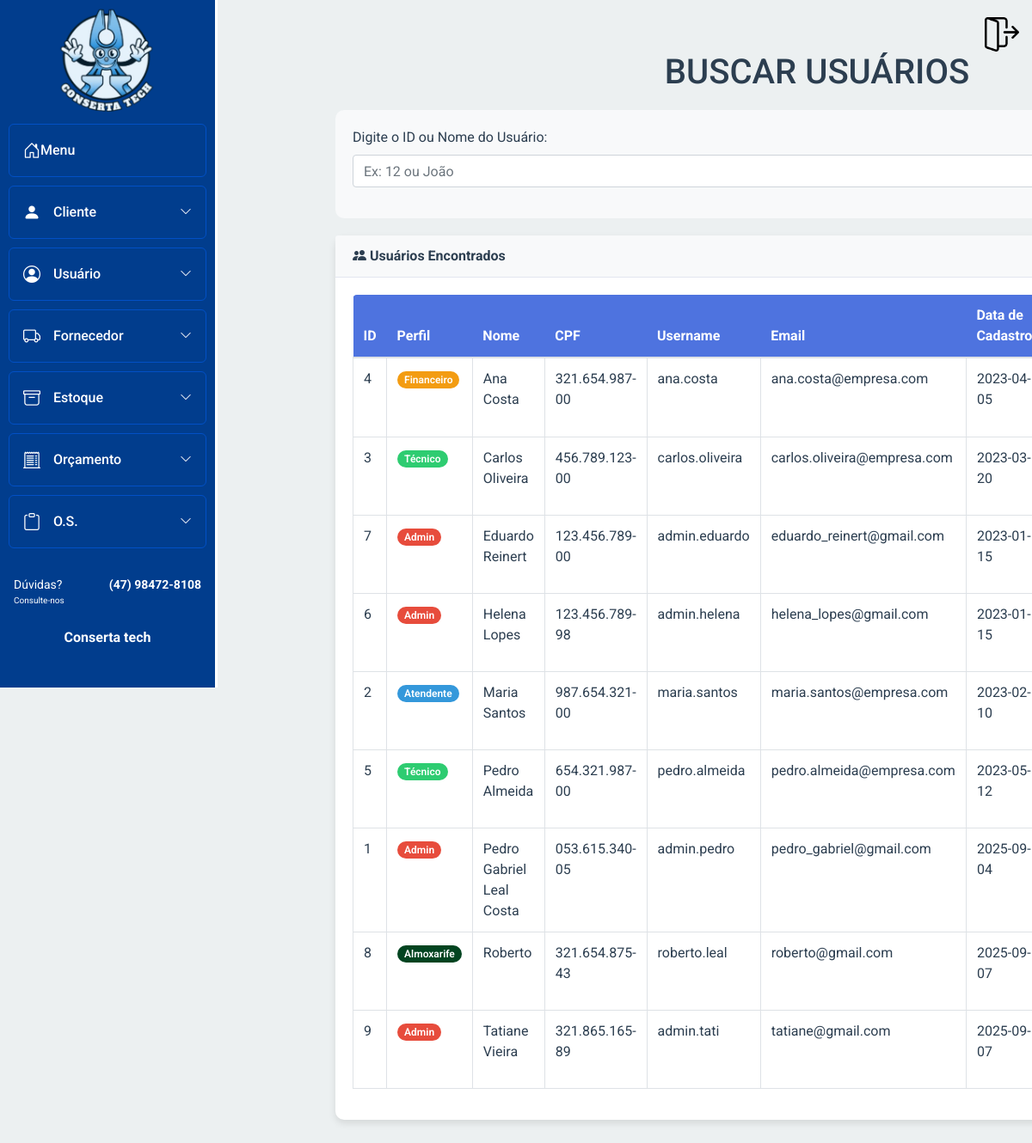
Page /sa_mod_bd/Usuario/buscar_usuario.php (signed in) on the committed database.
### tables this page shows
CREATE TABLE IF NOT EXISTS `usuario` (
  `id_usuario` int NOT NULL AUTO_INCREMENT,
  `id_perfil` int NOT NULL,
  `nome` varchar(50) NOT NULL,
  `cpf` varchar(15) DEFAULT NULL,
  `username` varchar(30) NOT NULL,
  `email` varchar(100) NOT NULL,
  `senha` varchar(255) NOT NULL,
  `data_cad` date DEFAULT NULL,
  `data_nasc` date DEFAULT NULL,
  `sexo` enum('M','F') DEFAULT NULL,
  `cep` varchar(10) DEFAULT NULL,
  `logradouro` varchar(80) DEFAULT NULL,
  `tipo` varchar(20) DEFAULT NULL,
  `complemento` varchar(15) DEFAULT NULL,
  `numero` int DEFAULT NULL,
  `cidade` varchar(30) DEFAULT NULL,
  `uf` varchar(2) DEFAULT NULL,
  `bairro` varchar(20) DEFAULT NULL,
  `telefone` varchar(18) DEFAULT NULL,
  `inativo` tinyint DEFAULT '0',
  `senha_temporaria` tinyint DEFAULT '0',
  PRIMARY KEY (`id_usuario`),
  UNIQUE KEY `username` (`username`),
  UNIQUE KEY `email` (`email`),
  UNIQUE KEY `cpf` (`cpf`),
  KEY `fk_usuario_perfil` (`id_perfil`)
);

### sa_mod_bd/Usuario/buscar_usuario.php (the view, shortened to what this page needs)
<?php
require_once '../Conexao/conexao.php';
if ($_SERVER["REQUEST_METHOD"] == "POST" && !empty($_POST['busca_usuario'])) {
    $busca = trim($_POST['busca_usuario']);
    if (is_numeric($busca)) {
        $sql = "SELECT * FROM usuario WHERE id_usuario = :busca ORDER BY nome ASC";
        $stmt = $pdo->prepare($sql);
        $stmt->bindParam(':busca', $busca, PDO::PARAM_INT);
    } else {
        $sql = "SELECT * FROM usuario WHERE nome LIKE :busca_nome ORDER BY nome ASC";
        $stmt = $pdo->prepare($sql);
        $stmt->bindValue(':busca_nome', "$busca%", PDO::PARAM_STR);
    }
} else {
    $sql = "SELECT * FROM usuario ORDER BY nome ASC";
    $stmt = $pdo->prepare($sql);
}
$stmt->execute();
$usuarios = $stmt->fetchAll(PDO::FETCH_ASSOC);
?>
<!DOCTYPE html>
<html lang="pt-br">
<head>
    <link rel="stylesheet" href="../bootstrap/css/bootstrap.min.css">
    <link rel="stylesheet" href="https://cdn.jsdelivr.net/npm/bootstrap-icons@1.10.3/font/bootstrap-icons.css" />
    <link rel="stylesheet" href="../Menu_lateral/css-home-bar.css" />
    <link rel="stylesheet" href="https://cdn.jsdelivr.net/npm/notyf@3/notyf.min.css">
    <link rel="stylesheet" href="buscar.css">
</head>
<body>
    <div class="container">
        <h1>BUSCAR USUÁRIOS</h1>
        <?php include("../Menu_lateral/menu.php"); ?>
        <div class="search-section">
            <form method="POST" action="">
                <div class="form-group">
                    <label for="busca_usuario" class="form-label fw-bold">Digite o ID ou Nome do Usuário:</label>
                    <div class="search-container">
                        <input type="text" id="busca_usuario" name="busca_usuario" class="form-control search-input"
                            placeholder="Ex: 12 ou João"
                            value="<?= isset($_POST['busca_usuario']) ? htmlspecialchars($_POST['busca_usuario']) : '' ?>"
                            required>
                    </div>
                </div>
            </form>
        </div>
        <div class="card">
            <div class="card-header">
                <i class="bi bi-people-fill"></i> Usuários Encontrados
            </div>
            <div class="card-body">
                <?php if (!empty($usuarios)): ?>
                    <div class="table-responsive">
                        <table class="table table-bordered table-hover" width="100%" cellspacing="0">
                            <thead>
                                <tr>
                                    <th>ID</th>
                                    <th>Perfil</th>
                                    <th>Nome</th>
                                    <th>CPF</th>
                                    <th>Username</th>
                                    <th>Email</th>
                                    <th>Data de Cadastro</th>
                                </tr>
                            </thead>
                            <tbody>
                                <?php foreach ($usuarios as $usuario):
                                    $perfil_text = '';
                                    $perfil_class = '';
                                    switch ($usuario['id_perfil']) {
                                        case 1:
                                            $perfil_text = 'Admin';
                                            $perfil_class = 'perfil-1';
                                            break;
                                        case 2:
                                            $perfil_text = 'Atendente';
                                            $perfil_class = 'perfil-2';
                                            break;
                                        case 3:
                                            $perfil_text = 'Técnico';
                                            $perfil_class = 'perfil-3';
                                            break;
                                        case 4:
                                            $perfil_text = 'Financeiro';
                                            $perfil_class = 'perfil-4';
                                            break;
                                        case 5:
                                            $perfil_text = 'Almoxarife';
                                            $perfil_class = 'perfil-5';
                                            break;
                                    }
                                    ?>
                                    <tr>
                                        <td><?= htmlspecialchars($usuario['id_usuario']) ?></td>
                                        <td><span class="perfil-badge <?= $perfil_class ?>"><?= $perfil_text ?></span></td>
                                        <td><?= htmlspecialchars($usuario['nome']) ?></td>
                                        <td><?= htmlspecialchars($usuario['cpf']) ?></td>
                                        <td><?= htmlspecialchars($usuario['username']) ?></td>
                                        <td><?= htmlspecialchars($usuario['email']) ?></td>
                                        <td><?= htmlspecialchars($usuario['data_cad']) ?></td>
                                    </tr>
                                <?php endforeach; ?>
                            </tbody>
                        </table>
                    </div>
                <?php endif; ?>
            </div>
        </div>
    </div>
</body>
</html>

### sa_mod_bd/Menu_lateral/menu.php (shortened to what this page needs)
<div id="menu-container">
  <button class="sair" title="sair da conta">
    <img src="../img/logout.png" alt="Sair">
  </button>
  <nav class="menu-lateral">
    <div class="top-menu">
      <ul>
        <button class="fixar-menu" id="fixar_menu">
          <img src="../img/techinho.png" alt="">
        </button>
        <li class="item-menu">
          <a href="../Principal/main.php" class="menu-link">
            <span class="icon"><i class="bi bi-house-door"></i></span>
            <span class="txt-link">Menu</span>
          </a>
        </li>
        <li class="item-menu">
          <a href="#" id="cliente" class="menu-link">
            <span class="icon"><i class="bi bi-person-fill"></i></span>
            <div class="txt-link-container">
              <span class="txt-link">Cliente</span>
              <i class="bi bi-chevron-down"></i>
            </div>
          </a>
        </li>
        <li class="item-menu">
          <a href="#" id="usuario" class="menu-link">
            <span class="icon"><i class="bi bi-person-circle"></i></span>
            <div class="txt-link-container">
              <span class="txt-link">Usuário</span>
              <i class="bi bi-chevron-down"></i>
            </div>
          </a>
        </li>
        <li class="item-menu">
          <a href="#" id="fornecedor" class="menu-link">
            <span class="icon"><i class="bi bi-truck"></i></span>
            <div class="txt-link-container">
              <span class="txt-link">Fornecedor</span>
              <i class="bi bi-chevron-down"></i>
            </div>
          </a>
        </li>
        <li class="item-menu">
          <a href="#" id="estoque" class="menu-link">
            <span class="icon"><i class="bi bi-archive"></i></span>
            <div class="txt-link-container">
              <span class="txt-link">Estoque</span>
              <i class="bi bi-chevron-down"></i>
            </div>
          </a>
        </li>
        <li class="item-menu">
          <a href="#" id="orcamento" class="menu-link">
            <span class="icon"><i class="bi bi-receipt-cutoff"></i></span>
            <div class="txt-link-container">
              <span class="txt-link">Orçamento</span>
              <i class="bi bi-chevron-down"></i>
            </div>
          </a>
        </li>
        <li class="item-menu">
          <a href="#" id="os" class="menu-link">
            <span class="icon"><i class="bi bi-clipboard"></i></span>
            <div class="txt-link-container">
              <span class="txt-link">O.S.</span>
              <i class="bi bi-chevron-down"></i>
            </div>
          </a>
        </li>
      </ul>
    </div>
    <div class="footer-contato">
      <div class="linha-info">
        <p class="duvidas">Dúvidas?<br><span>Consulte-nos</span></p>
        <p class="telefone">(47) 98472-8108</p>
      </div>
      <p class="empresa">Conserta tech</p>
    </div>
  </nav>
</div>
<link rel="stylesheet" href="css-home-bar.css">

### sa_mod_bd/Menu_lateral/css-home-bar.css (style rules this page uses)
* { margin: 0; padding: 0; box-sizing: border-box; font-family: 'Roboto', sans-serif; }
html, body { height: 100%; overflow-x: hidden; }
.menu-lateral { width: 60px; height: 100vh; background-color: #013d8d; padding: 0; box-shadow: 3px 0 0 #fff; position: fixed; top: 0; left: 0; display: flex; flex-direction: column; overflow-y: auto; padding-bottom: 20px; transition: width 0.5s ease-in; scrollbar-width: none; z-index: 1000; }
.top-menu { flex-grow: 1; }
.menu-lateral ul { list-style: none; padding-left: 0; margin: 0; display: flex; flex-direction: column; flex-grow: 1; }
.menu-lateral ul li { margin-bottom: 10px; padding: 0 10px; }
.item-menu { position: relative; display: flex; flex-direction: column; border-radius: 0.375rem; overflow: hidden; margin-bottom: 8px; }
.menu-link { color: #fff; text-decoration: none; font-size: 16px; padding: 15px 16px; display: flex; align-items: center; background-color: #013d8d; border: 1px solid #0250c5; border-radius: 0.375rem; transition: all 0.3s ease; min-width: 0; }
.txt-link-container { display: flex; align-items: center; justify-content: space-between; flex-grow: 1; min-width: 0; margin-left: 15px; }
.txt-link { font-weight: 500; white-space: nowrap; overflow: hidden; text-overflow: ellipsis; flex-grow: 1; min-width: 0; }
.menu-link .bi-chevron-down { font-size: 14px; transition: transform 0.3s ease; margin-left: 10px; flex-shrink: 0; }
.menu-link .icon i { font-size: 20px; width: 24px; text-align: center; flex-shrink: 0; }
.footer-contato { color: #ffffff; font-size: 13px; padding: 10px 16px; margin-top: auto; display: flex; flex-direction: column; align-items: center; text-align: center; }
.footer-contato .linha-info { display: flex; justify-content: space-between; width: 100%; font-weight: bold; font-size: 14px; }
.footer-contato .duvidas { text-align: left; font-weight: normal; }
.footer-contato .duvidas span { font-size: 10px; display: block; }
.footer-contato .telefone { text-align: right; }
.footer-contato .empresa { font-weight: bold; font-size: 16px; margin-top: 8px; }
button.sair { background: transparent; border: none; padding: 0; cursor: pointer; position: fixed; top: 20px; right: 15px; z-index: 999; }
button.sair img { width: 40px; height: 40px; transition: transform 0.2s ease, filter 0.2s ease; }
button.fixar-menu { margin: 0; background-color: #013d8d; transition: width 0.5s ease-in, filter 0.2s ease; border: none; width: 100%; display: flex; justify-content: center; padding: 10px 0; }
button.fixar-menu img { width: 150px; height: auto; cursor: pointer; border: none; transition: transform 0.3s ease; }
.fixar-menu { transition: opacity 0.3s ease; }

### sa_mod_bd/Usuario/buscar.css (style rules this page uses)
:root { --primary-color: #2c3e50; --secondary-color: #3498db; --background-color: #ecf0f1; --text-color: #2c3e50; --border-color: #bdc3c7; --success-color: #27ae60; --danger-color: #e74c3c; --warning-color: #f39c12; }
* { margin: 0; padding: 0; box-sizing: border-box; font-family: 'Segoe UI', Tahoma, Geneva, Verdana, sans-serif; scrollbar-width: none; }
body { background-color: var(--background-color); color: var(--text-color); padding: 20px; scrollbar-width: none; }
.container { max-width: 1400px; margin: 20px 20px 20px 220px; padding: 20px; transition: margin-left 0.3s ease; margin-left: 350px; }
h1, h2 { color: var(--primary-color); margin-bottom: 20px; text-align: center; }
.search-section { background-color: #f8f9fa; padding: 20px; border-radius: 10px; margin-bottom: 20px; }
.card { box-shadow: 0 4px 8px rgba(0, 0, 0, 0.1); margin-bottom: 20px; border: none; border-radius: 10px; }
.card-header { background-color: #f8f9fa; border-bottom: 1px solid #e3e6f0; font-weight: bold; }
.table-responsive { border-radius: 5px; overflow: hidden; }
.table th { background-color: #4e73df; color: white; border: none; }
.search-container { display: flex; gap: 10px; }
.search-input { flex: 1; }
.perfil-badge { padding: 3px 8px; border-radius: 12px; font-size: 0.75rem; font-weight: 600; }
.perfil-1 { background-color: #e74c3c; color: white; }
.perfil-2 { background-color: #3498db; color: white; }
.perfil-3 { background-color: #2ecc71; color: white; }
.perfil-4 { background-color: #f39c12; color: white; }
.perfil-5 { background-color: #024420; color: white; }

### rows in the picture
usuario: id_usuario "4", id_perfil "Financeiro", nome "Ana Costa", cpf "321.654.987-00", username "ana.costa", email "ana.costa@empresa.com", data_cad "2023-04-05"
usuario: id_usuario "3", id_perfil "Técnico", nome "Carlos Oliveira", cpf "456.789.123-00", username "carlos.oliveira", email "carlos.oliveira@empresa.com", data_cad "2023-03-20"
usuario: id_usuario "7", id_perfil "Admin", nome "Eduardo Reinert", cpf "123.456.789-00", username "admin.eduardo", email "eduardo_reinert@gmail.com", data_cad "2023-01-15"
usuario: id_usuario "6", id_perfil "Admin", nome "Helena Lopes", cpf "123.456.789-98", username "admin.helena", email "helena_lopes@gmail.com", data_cad "2023-01-15"
usuario: id_usuario "2", id_perfil "Atendente", nome "Maria Santos", cpf "987.654.321-00", username "maria.santos", email "maria.santos@empresa.com", data_cad "2023-02-10"
usuario: id_usuario "5", id_perfil "Técnico", nome "Pedro Almeida", cpf "654.321.987-00", username "pedro.almeida", email "pedro.almeida@empresa.com", data_cad "2023-05-12"
usuario: id_usuario "1", id_perfil "Admin", nome "Pedro Gabriel Leal Costa", cpf "053.615.340-05", username "admin.pedro", email "pedro_gabriel@gmail.com", data_cad "2025-09-04"
usuario: id_usuario "8", id_perfil "Almoxarife", nome "Roberto", cpf "321.654.875-43", username "roberto.leal", email "roberto@gmail.com", data_cad "2025-09-07"
usuario: id_usuario "9", id_perfil "Admin", nome "Tatiane Vieira", cpf "321.865.165-89", username "admin.tati", email "tatiane@gmail.com", data_cad "2025-09-07"
